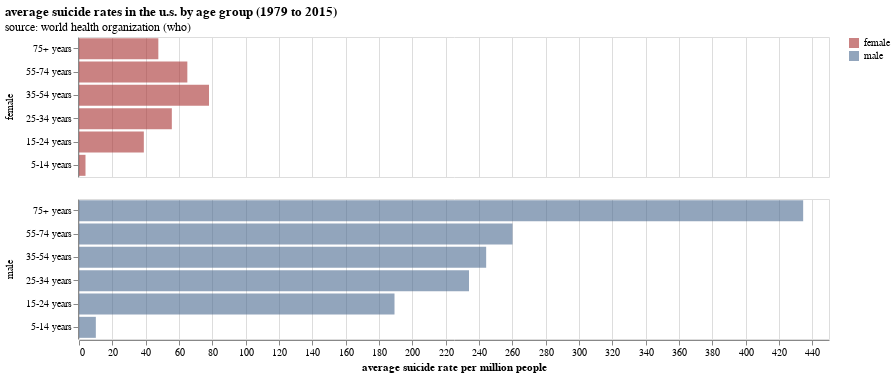

The cell this chart's notebook holds for it:
### Code cell
age_labels = ['75+ years', '55-74 years', '35-54 years', '25-34 years', '15-24 years', '5-14 years']

alt.Chart(
    us_avg_rates,
    title=alt.Title(
        'average suicide rates in the u.s. by age group (1979 to 2015)',
        subtitle=['source: world health organization (who)']
    ),
    width=750,
    height=140,
).mark_bar(
    opacity=0.6,
).encode(
    x=alt.X('avg_rate', title='average suicide rate per million people'),
    y=alt.Y(
        'age:O',
        title='',
        sort=alt.Sort(age_labels),
    ),
    row=alt.Row('sex', title=''),
    color=alt.Color(
        'sex:N',
        title='',
        scale=alt.Scale(range=jco_colors[8:]),
    ),
    tooltip='custom_tooltip:N',
).transform_calculate(
    custom_tooltip='datum.age + " – " + datum.avg_rate + " suicides per million people"',
)

### Figure 1 — Vega-Lite specification as saved in the notebook (floating-point values rounded to 4 significant figures)
{"usermeta": {"embedOptions": {"theme": "ggplot2"}}, "config": {"view": {"continuousWidth": 300, "continuousHeight": 300}}, "data": {"name": "data-6465d82feb1de8e038e6b6f627f72523"}, "mark": {"type": "bar", "opacity": 0.6}, "encoding": {"color": {"field": "sex", "scale": {"range": ["#A73030", "#4A6990"]}, "title": "", "type": "nominal"}, "row": {"field": "sex", "title": "", "type": "nominal"}, "tooltip": {"field": "custom_tooltip", "type": "nominal"}, "x": {"field": "avg_rate", "title": "average suicide rate per million people", "type": "quantitative"}, "y": {"field": "age", "sort": ["75+ years", "55-74 years", "35-54 years", "25-34 years", "15-24 years", "5-14 years"], "title": "", "type": "ordinal"}}, "height": 140, "title": {"text": "average suicide rates in the u.s. by age group (1979 to 2015)", "subtitle": ["source: world health organization (who)"]}, "transform": [{"calculate": "datum.age + \" – \" + datum.avg_rate + \" suicides per million people\"", "as": "custom_tooltip"}], "width": 750, "$schema": "https://vega.github.io/schema/vega-lite/v5.20.1.json", "datasets": {"data-6465d82feb1de8e038e6b6f627f72523": [{"country": "United States of America", "age": "35-54 years", "sex": "male", "avg_rate": 244.3}, {"country": "United States of America", "age": "15-24 years", "sex": "female", "avg_rate": 38.9}, {"country": "United States of America", "age": "5-14 years", "sex": "female", "avg_rate": 3.9}, {"country": "United States of America", "age": "25-34 years", "sex": "male", "avg_rate": 234.0}, {"country": "United States of America", "age": "55-74 years", "sex": "male", "avg_rate": 260.1}, {"country": "United States of America", "age": "75+ years", "sex": "female", "avg_rate": 47.6}, {"country": "United States of America", "age": "25-34 years", "sex": "female", "avg_rate": 55.7}, {"country": "United States of America", "age": "55-74 years", "sex": "female", "avg_rate": 65.0}, {"country": "United States of America", "age": "15-24 years", "sex": "male", "avg_rate": 189.3}, {"country": "United States of America", "age": "5-14 years", "sex": "male", "avg_rate": 10.1}, {"country": "United States of America", "age": "75+ years", "sex": "male", "avg_rate": 434.5}, {"country": "United States of America", "age": "35-54 years", "sex": "female", "avg_rate": 78.0}]}}
